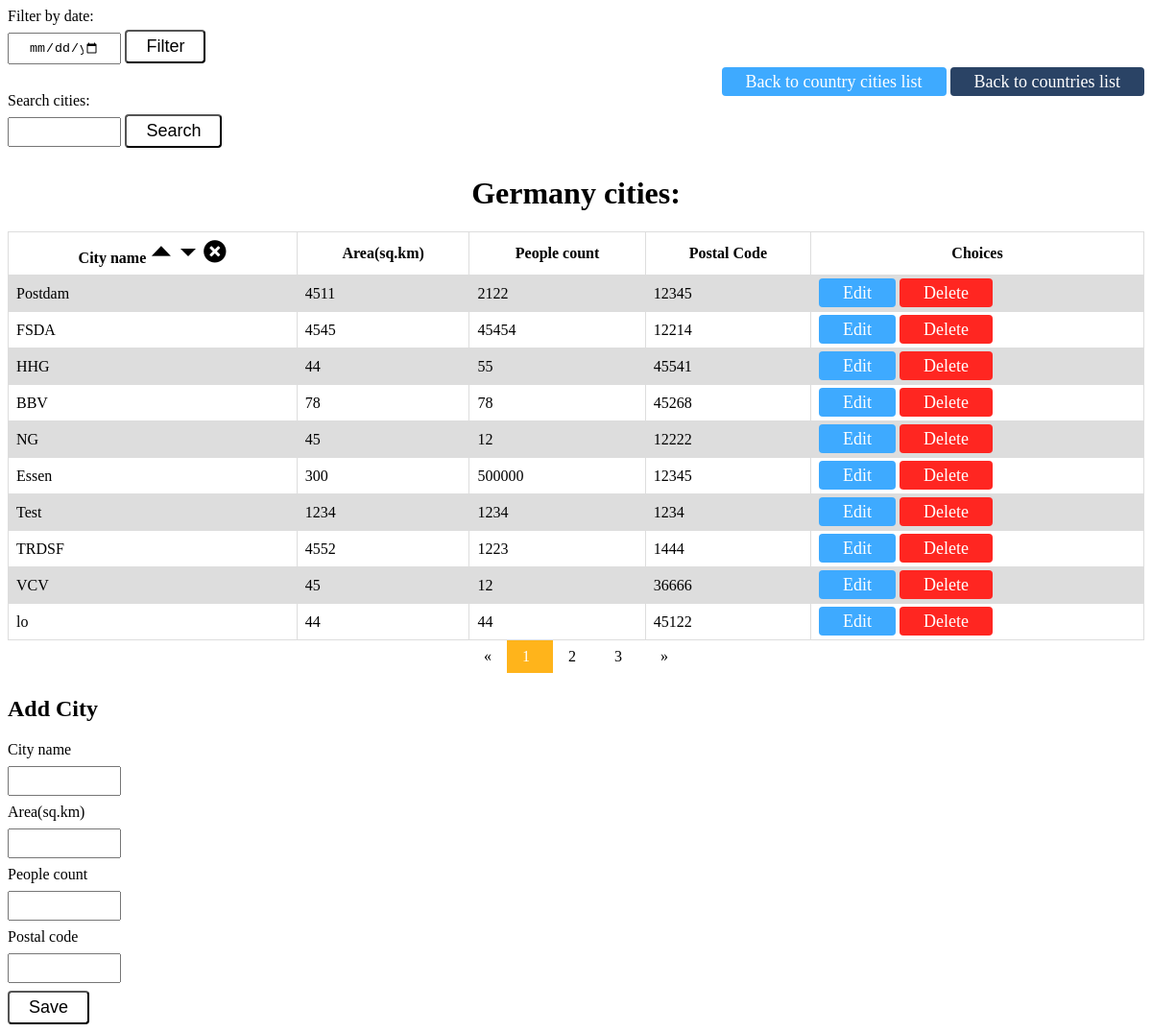
Page /akademijai/public/HomeController/redirectToCities?id=2&country=Germany on the committed database.
### tables this page shows
CREATE TABLE `cities` (
  `id` int(11) NOT NULL,
  `name` varchar(50) NOT NULL,
  `area` bigint(20) NOT NULL,
  `inhabitants_count` bigint(20) NOT NULL,
  `postal_code` int(8) NOT NULL,
  `date_created` date NOT NULL,
  `fk_countryId` int(11) NOT NULL
);

### akademijai/app/core/Controller.php (called while the page is built)
<?php
class Controller
{
    public function view($view, $data = [])
    {
        require_once '../app/views/' . $view . '.php';
    }
}

### akademijai/app/controllers/CityController.php (called while the page is built, shortened)
<?php
class CityController extends Controller
{
    public function index()
    {
        $id = $_SESSION['countryId'];
        $result = $this->choiceToGetData();
        $pagesCount = $this->pages($this->tableElementCount());
        $this->view('cities', ['result' => $result, 'countryId' => $id, 'pagesCount' => $pagesCount,
            'editStatus' => false]);
    }
    public function choiceToGetData()
    {
        if (isset($_SESSION['sort'])) {
            $result = $this->getSortedData();
            return $result;
        } else {
            $result = $this->getAllCountryCities();
            return $result;
        }
    }
    public function getAllCountryCities()
    {
        $offset = ($_SESSION['currentPageNumber'] - 1) * 10;
        $countryId = $_SESSION['countryId'];
        $finalResult = [];
        $connection = $this->connect();
        $data = "SELECT * FROM cities WHERE fk_countryId = '$countryId' LIMIT 10 OFFSET $offset";
        $result = $connection->query($data);
        while ($tmp = $result->fetch_assoc()) {
            $finalResult[] = $tmp;
        }
        return $finalResult;
    }
    public function pages($elementsCount)
    {
        $elementsInPage = 10;
        $pagesCount = 1;
        if ($elementsCount <= $elementsInPage) {
            return $pagesCount;
        } else {
            if ($elementsCount % $elementsInPage == 0) {
                return intval($elementsCount / $elementsInPage);
            } else {
                return intval(($elementsCount / $elementsInPage) + 1);
            }
        }
    }
    public function connect()
    {
        $connection = mysqli_connect("localhost", "root", "", "akademijai");
        return $connection;
    }
    public function tableElementCount()
    {
        $countryId = $_SESSION['countryId'];
        $connection = $this->connect();
        $elementsCount = mysqli_num_rows(mysqli_query($connection, "SELECT * FROM cities WHERE fk_countryId = '$countryId'"));
        return $elementsCount;
    }
}

### akademijai/app/controllers/HomeController.php (called while the page is built, shortened)
<?php
class HomeController extends Controller
{
    public function redirectToCities()
    {
        include_once('CityController.php');
        $cityObj = new CityController;
        $cityObj->index();
    }
}

### akademijai/app/core/App.php (called while the page is built, shortened)
<?php
class App
{
    protected $method = 'index';
    public function __construct()
    {
        $url = $this->parseUrl();
        if (file_exists('../app/controllers/' . $url[0] . '.php'))
        {
            unset($url[0]);
        }
        $this->controller = new $this->controller;
        if (isset($url[1]))
        {
            if (method_exists($this->controller, $url[1]))
            {
                $this->method = $url[1];
                unset($url[1]);
            }
        }
        $this->params = $url ? array_values($url) : [];
        call_user_func_array([$this->controller, $this->method], $this->params);
    }
    public function parseUrl()
    {
        if (isset($_GET['url'])) {
            return $url = explode('/', filter_var(rtrim($_GET['url'], '/'), FILTER_SANITIZE_URL));
        }
    }
}

### akademijai/public/index.php (called while the page is built, shortened)
<?php
$app = new App();

### akademijai/app/views/cities.php (the view, shortened to what this page needs)
<!DOCTYPE html>
<html lang="en">
<head>
    <link rel="stylesheet" type="text/css" href="/akademijai/public/css/program.css">
</head>
<body>
<div>
    <div>
        <label>Filter by date:</label>
        <form action="/akademijai/public/CityController/filterDataByDate" method="post">
            <input class="inputForAddOrEdit" type="date" name="date" required="required">
            <button type="submit">Filter</button>
        </form>
        <div>
            <div class="right">
                <a class="buttonLink1" href="/akademijai/public/CityController/clear">Back to country cities list</a>
                <a class="buttonLink2" href="/akademijai/public/CityController/redirectToCountries">Back to countries list</a>
            </div>
        </div>
    </div>
    <div>
        <label>Search cities:</label>
        <form action="/akademijai/public/CityController/searchData" method="post">
            <input class="inputForAddOrEdit" type="text" name="text" required="required">
            <button type="submit">Search</button>
        </form>
    </div>
    <div class="center">
        <h1><?php echo $_SESSION['country']?> cities:</h1>
    </div>
    <table class="table">
        <tr>
            <th>
                City name
                <img class="cursor" src="/akademijai/public/img/sort_asc_icon.png" onclick="window.location.href='/akademijai/public/CityController/index?sort=<?php echo 'asc' ?>'">
                <img class="cursor" src="/akademijai/public/img/sort_desc_icon.png" onclick="window.location.href='/akademijai/public/CityController/index?sort=<?php echo 'desc' ?>'">
                <img class="cursor" src="/akademijai/public/img/cancel_icon.png" onclick="window.location.href='/akademijai/public/CityController/abortSort'">
            </th>
            <th>Area(sq.km)</th>
            <th>People count</th>
            <th>Postal Code</th>
            <th>Choices</th>
        </tr>
        <?php foreach ($data['result'] as $value):;?>
            <tr>
                <td><?php echo $value['name'];?></td>
                <td><?php echo $value['area'];?></td>
                <td><?php echo $value['inhabitants_count'];?></td>
                <td><?php echo $value['postal_code'];?></td>
                <td><a class="buttonLink1" href="/akademijai/public/CityController/getCityById?id=<?php echo $value['id'] ?>">Edit</a>
                    <a class="buttonDanger" href="/akademijai/public/CityController/deleteCity?id=<?php echo $value['id'] ?>">Delete</a>
                </td>
            </tr>
        <?php endforeach;?>
    </table>
    <div class="center">
        <div class="paging">
            <a href="#">&laquo;</a>
            <?php for ($i = 1; $i <= $data['pagesCount']; $i++)
                if ($i == $_SESSION['currentPageNumber']) {
                    echo "<a class='active' href=\"/akademijai/public/CityController/index?param=$i\">$i &nbsp;</a>";
                }
                else {
                    echo "<a href=\"/akademijai/public/CityController/index?param=$i\">$i &nbsp;</a>";
                }
            ?>
            <a href="#">&raquo;</a>
        </div>
    </div>
</div>
    <div>
        <?php if ($data['editStatus'] == false): ?>
        <h2>Add City</h2>
        <div>
            <form action="/akademijai/public/CityController/create?id=<?php echo $data['countryId'] ?>"" method="post">
                <label>City name</label>
                <div>
                    <input class="inputForAddOrEdit" type="text" name="city_name" maxlength="50" pattern="^[A-Za-z-]+$" title="Only alphabetical letters and - if needed" required="required"/>
                </div>
                <label>Area(sq.km)</label>
                <div>
                    <input class="inputForAddOrEdit" type="number" min="1" maxlength="11" name="area" required="required"/>
                </div>
                <label>People count</label>
                <div>
                    <input class="inputForAddOrEdit" type="number" min="0" maxlength="11" name="inhabitants_count" required="required"/>
                </div>
                <label>Postal code</label>
                <div>
                    <input class="inputForAddOrEdit" type="number" min="1" maxlength="8" name="postal_code" required="required"/>
                </div>
                <div>
                    <button type="submit">Save</button>
                </div>
            </form>
            <?php endif;?>
        </div>
    </div>
</body>
</html>

### akademijai/public/css/program.css (style rules this page uses)
table { border-collapse: collapse; width: 100%; }
td, th { border: 1px solid #ddd; padding: 8px; }
tr:nth-child(even) { background-color: #dddddd; }
.paging { display: inline-block; }
.paging a { color: black; float: left; padding: 8px 16px; text-decoration: none; }
.paging a.active { color: white; background-color: #ffb41b; }
.center { text-align: center; }
.right { text-align: right; }
.cursor { cursor: pointer; }
.buttonLink1 { background-color: #3eaaff; font-size: 18px; text-decoration: none; padding: 5px 25px; color: white; border-radius: 4px; }
.buttonLink2 { background-color: #2a4365; font-size: 18px; text-decoration: none; padding: 5px 25px; color: white; border-radius: 4px; }
.buttonDanger { background-color: #ff2621; font-size: 18px; text-decoration: none; padding: 5px 25px; color: white; border-radius: 4px; }
button { background-color: white; font-size: 18px; text-decoration: none; padding: 5px 20px; color: black; border-radius: 4px; }
.inputForAddOrEdit { width: 10%; padding: 6px 20px; margin: 8px 0; box-sizing: border-box; }

### rows in the picture
cities: name "Postdam", area "4511", inhabitants_count "2122", postal_code "12345"
cities: name "FSDA", area "4545", inhabitants_count "45454", postal_code "12214"
cities: name "HHG", area "44", inhabitants_count "55", postal_code "45541"
cities: name "BBV", area "78", inhabitants_count "78", postal_code "45268"
cities: name "NG", area "45", inhabitants_count "12", postal_code "12222"
cities: name "Essen", area "300", inhabitants_count "500000", postal_code "12345"
cities: name "Test", area "1234", inhabitants_count "1234", postal_code "1234"
cities: name "TRDSF", area "4552", inhabitants_count "1223", postal_code "1444"
cities: name "VCV", area "45", inhabitants_count "12", postal_code "36666"
cities: name "lo", area "44", inhabitants_count "44", postal_code "45122"

### other values in the picture
$_SESSION['country'] "Germany"
